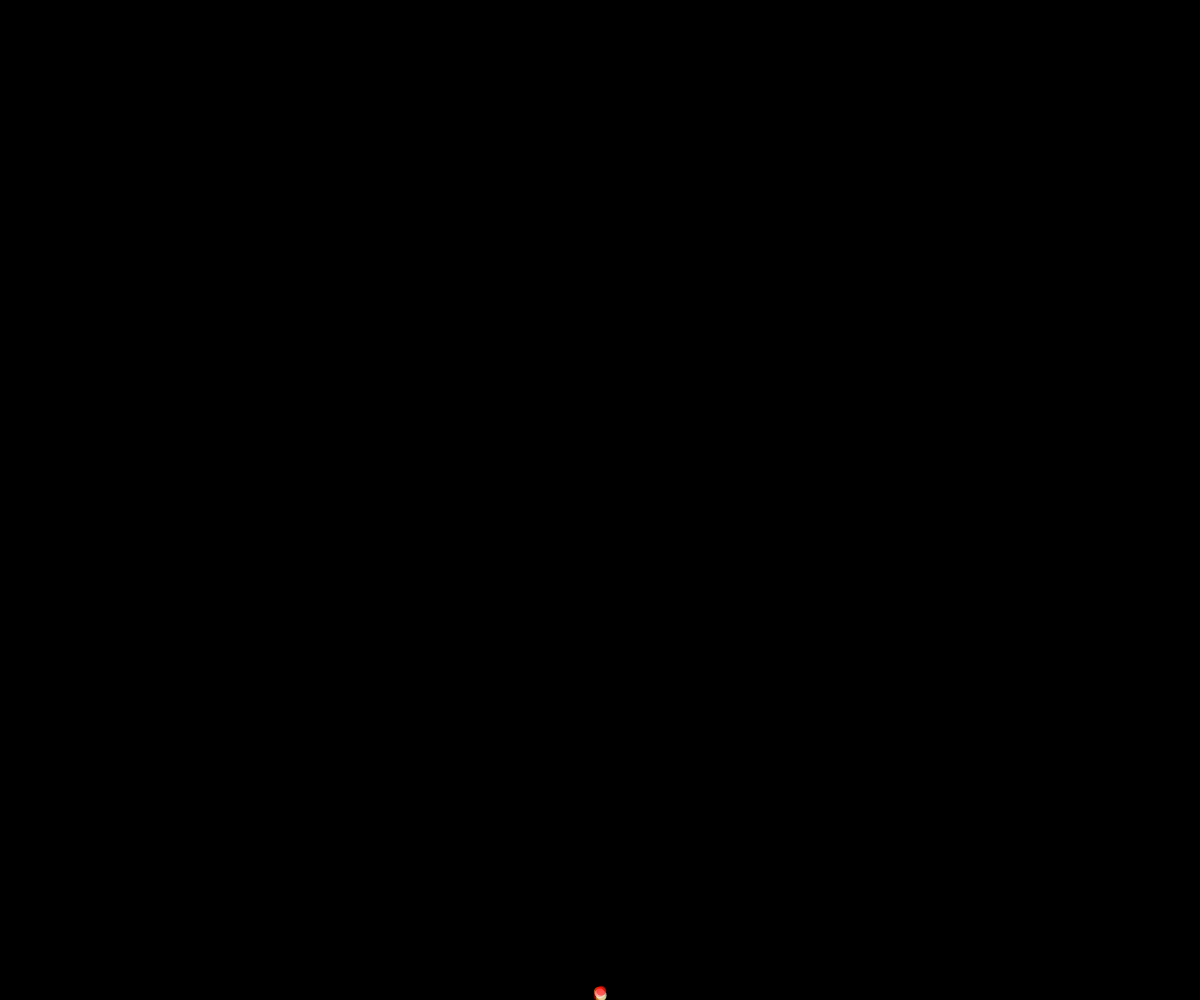
Frame 1 (no input)
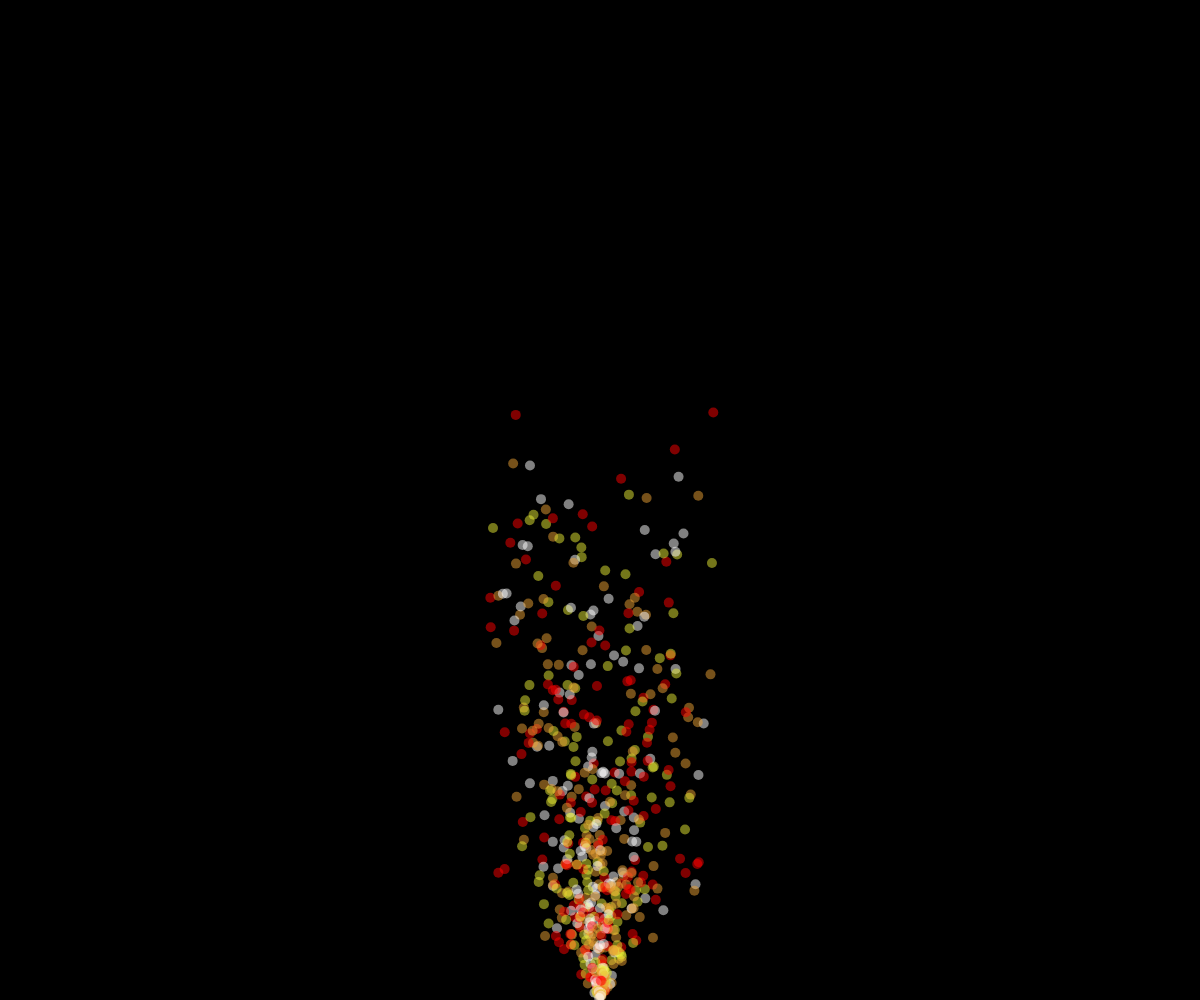
Frame 60 (no input)
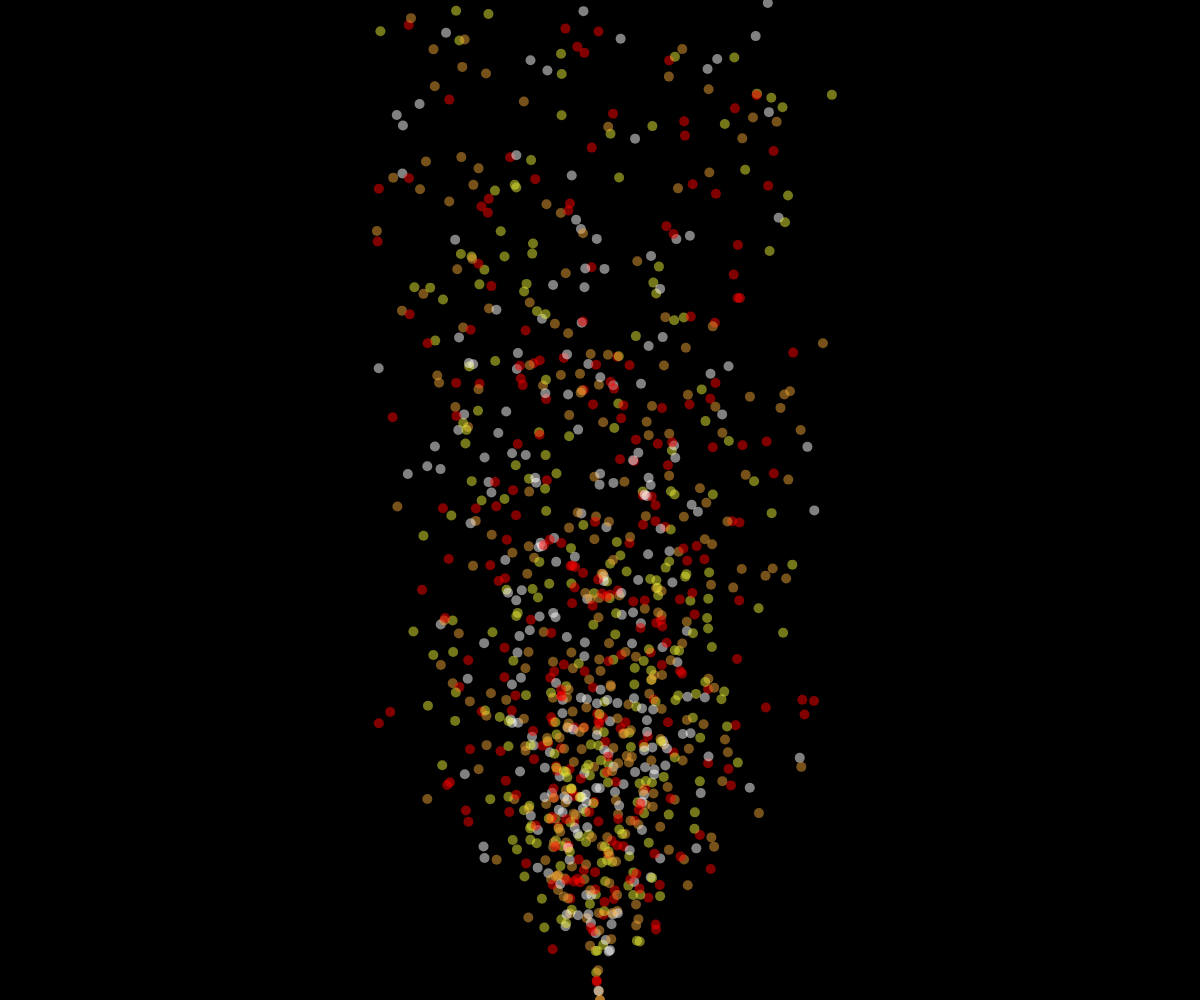
Frame 120 (the mouse pressed at the canvas centre since frame 60)

The p5.js sketch that drew these frames (run headless with seeded random() and noise() and a simulated clock; from frame 60 on, the mouse is pressed at the canvas centre):

// p5.js sketch
// ── sketch.js
let looping = true;
let particles = [];
let colors = [];

function setup() {
	createCanvas(windowWidth, windowHeight);
	let red = color(255, 0, 0, 128);
	let orange = color(235, 161, 52, 128);
	let yellow = color(232, 235, 52, 128);
	let white = color(255, 255, 255, 128);
	colors = [ red, orange, yellow, white ];
}

function draw() {
	background(0);
	if (particles.length < 1000) {
		for (let i = 0; i < 10; i++){
			let pickColor = (floor(random(0, 4)));
			let c = colors[pickColor];
			let p = new Particle(width/2, height, random(-2,2), random(2,10), c);
			particles.push(p);
		}
	}
	for (let i = 0; i < particles.length; i++) {
		particles[i].move();
		particles[i].display();
	}
}

function mousePressed() {
    looping = !looping;
    if (looping) { noLoop(); }
    else { loop(); }
}

// ── Particle.js
class Particle {
  constructor(x, y, xspeed, yspeed, color) {
    this.x = x;
    this.y = y;
    this.xspeed = xspeed;
    this.yspeed = yspeed;
	this.color = color;
  }

  move() {
    this.x += this.xspeed;
    this.y -= this.yspeed;
// reset if off screen to reuse particles
	if (this.y < 0) {
		this.y = height;
		this.x = width/2;
	}
  }

  display() {
    noStroke();
    fill(this.color);
    circle(this.x, this.y, 10);
  }
}
